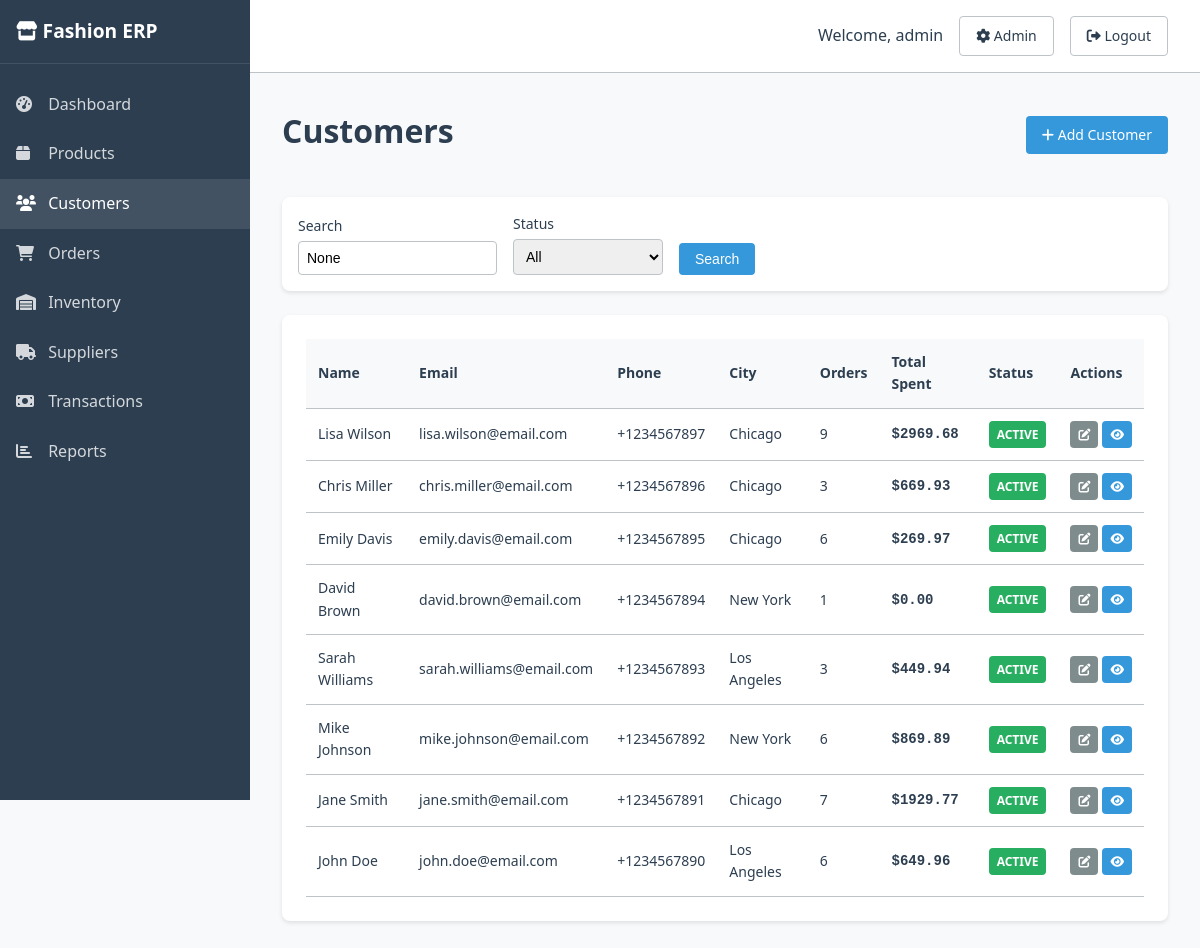
The page /customers/ (signed in) on the database its author committed.
### erp/models.py (models this page shows, shortened)
class Customer(models.Model):
    GENDER_CHOICES = [
        ('M', 'Male'),
        ('F', 'Female'),
        ('O', 'Other'),
    ]
    first_name = models.CharField(max_length=50)
    last_name = models.CharField(max_length=50)
    email = models.EmailField(unique=True)
    phone = models.CharField(max_length=20)
    gender = models.CharField(max_length=1, choices=GENDER_CHOICES, blank=True)
    date_of_birth = models.DateField(blank=True, null=True)
    address = models.TextField()
    city = models.CharField(max_length=100)
    postal_code = models.CharField(max_length=20)
    is_active = models.BooleanField(default=True)
    created_at = models.DateTimeField(auto_now_add=True)
    updated_at = models.DateTimeField(auto_now=True)
    class Meta:
        ordering = ['-created_at']
    @property
    def full_name(self):
        return f"{self.first_name} {self.last_name}"

### erp/views.py (the view, shortened to what this page needs)
# urls.py: path('customers/', views.customers, name='customers'),
@login_required
def customers(request):
    customers = Customer.objects.annotate(
        order_count=Count('orders'),
        total_spent=Sum(
            Case(
                When(orders__status='completed', then='orders__total_amount'),
                default=0,
                output_field=DecimalField(max_digits=10, decimal_places=2)
            )
        )
    ).order_by('-created_at')
    search = request.GET.get('search')
    status = request.GET.get('status')
    if status == 'active':
        customers = customers.filter(is_active=True)
    elif status == 'inactive':
        customers = customers.filter(is_active=False)
    context = {
        'customers': customers,
        'search': search,
        'selected_status': status,
    }
    return render(request, 'erp/customers.html', context)

### templates/erp/customers.html (shortened to what this page needs)
{% extends 'base.html' %}
{% load humanize %}
{% block content %}
<div class="page-header">
    <h2>Customers</h2>
    <div class="page-actions">
        <a href="/admin/erp/customer/add/" class="btn btn-primary">
            <i class="fas fa-plus"></i>
            Add Customer
        </a>
    </div>
</div>
<div class="filters">
    <form method="get" class="filter-form">
        <div class="filter-group">
            <label>Search</label>
            <input type="text" name="search" value="{{ search }}" placeholder="Search customers...">
        </div>
        <div class="filter-group">
            <label>Status</label>
            <select name="status">
                <option value="">All</option>
            </select>
        </div>
        <div class="filter-group">
            <label>&nbsp;</label>
            <button type="submit" class="btn btn-primary">Search</button>
        </div>
    </form>
</div>
<div class="card">
    <div class="card-content">
        <div class="table-container">
            <table class="data-table">
                <thead>
                    <tr>
                        <th>Name</th>
                        <th>Email</th>
                        <th>Phone</th>
                        <th>City</th>
                        <th>Orders</th>
                        <th>Total Spent</th>
                        <th>Status</th>
                        <th>Actions</th>
                    </tr>
                </thead>
                <tbody>
                    {% for customer in customers %}
                    <tr>
                        <td>{{ customer.full_name }}</td>
                        <td>{{ customer.email }}</td>
                        <td>{{ customer.phone }}</td>
                        <td>{{ customer.city }}</td>
                        <td>{{ customer.order_count|default:0 }}</td>
                        <td class="amount">${{ customer.total_spent|default:0|floatformat:2 }}</td>
                        <td>
                            {% if customer.is_active %}
                                <span class="badge badge-success">Active</span>
                            {% else %}
                                <span class="badge badge-danger">Inactive</span>
                            {% endif %}
                        </td>
                        <td>
                            <div class="action-buttons">
                                <a href="/admin/erp/customer/{{ customer.id }}/change/" class="btn btn-sm btn-secondary">
                                    <i class="fas fa-edit"></i>
                                </a>
                                <a href="#" class="btn btn-sm btn-primary">
                                    <i class="fas fa-eye"></i>
                                </a>
                            </div>
                        </td>
                    </tr>
                    {% empty %}
                    <tr>
                        <td colspan="8" class="text-center">No customers found</td>
                    </tr>
                    {% endfor %}
                </tbody>
            </table>
        </div>
    </div>
</div>
{% endblock %}

### templates/base.html (shortened to what this page needs)
{% load static %}
<!DOCTYPE html>
<html lang="en">
<head>
    <link href="https://cdnjs.cloudflare.com/ajax/libs/font-awesome/6.0.0/css/all.min.css" rel="stylesheet">
    <link href="{% static 'css/style.css' %}" rel="stylesheet">
</head>
<body>
    <div class="app-container">
        <nav class="sidebar">
            <div class="sidebar-header">
                <h3><i class="fas fa-store"></i> Fashion ERP</h3>
            </div>
            <ul class="sidebar-menu">
                <li><a href="{% url 'erp:dashboard' %}" class="{% if request.resolver_match.url_name == 'dashboard' %}active{% endif %}">
                    <i class="fas fa-tachometer-alt"></i> Dashboard
                </a></li>
                <li><a href="{% url 'erp:products' %}" class="{% if request.resolver_match.url_name == 'products' %}active{% endif %}">
                    <i class="fas fa-box"></i> Products
                </a></li>
                <li><a href="{% url 'erp:customers' %}" class="{% if request.resolver_match.url_name == 'customers' %}active{% endif %}">
                    <i class="fas fa-users"></i> Customers
                </a></li>
                <li><a href="{% url 'erp:orders' %}" class="{% if request.resolver_match.url_name == 'orders' %}active{% endif %}">
                    <i class="fas fa-shopping-cart"></i> Orders
                </a></li>
                <li><a href="{% url 'erp:inventory' %}" class="{% if request.resolver_match.url_name == 'inventory' %}active{% endif %}">
                    <i class="fas fa-warehouse"></i> Inventory
                </a></li>
                <li><a href="{% url 'erp:suppliers' %}" class="{% if request.resolver_match.url_name == 'suppliers' %}active{% endif %}">
                    <i class="fas fa-truck"></i> Suppliers
                </a></li>
                <li><a href="{% url 'erp:transactions' %}" class="{% if request.resolver_match.url_name == 'transactions' %}active{% endif %}">
                    <i class="fas fa-money-bill"></i> Transactions
                </a></li>
                <li><a href="{% url 'erp:reports' %}" class="{% if request.resolver_match.url_name == 'reports' %}active{% endif %}">
                    <i class="fas fa-chart-bar"></i> Reports
                </a></li>
            </ul>
        </nav>
        <div class="main-content">
            <header class="header">
                <div class="header-right">
                    <div class="user-menu">
                        <span>Welcome, {{ user.username }}</span>
                        <a href="/admin/" class="btn btn-outline">
                            <i class="fas fa-cog"></i> Admin
                        </a>
                        <a href="/admin/logout/" class="btn btn-outline">
                            <i class="fas fa-sign-out-alt"></i> Logout
                        </a>
                    </div>
                </div>
            </header>
            <main class="content">
                {% block content %}
                {% endblock %}
            </main>
        </div>
    </div>
</body>
</html>

### static/css/style.css (style rules this page uses)
* { margin: 0; padding: 0; box-sizing: border-box; }
:root { --primary-color: #2c3e50; --secondary-color: #3498db; --success-color: #27ae60; --warning-color: #f39c12; --danger-color: #e74c3c; --dark-color: #1a252f; --light-color: #ecf0f1; --border-color: #bdc3c7; --text-color: #2c3e50; --text-muted: #7f8c8d; }
body { font-family: 'Segoe UI', Tahoma, Geneva, Verdana, sans-serif; background-color: #f8f9fa; color: var(--text-color); line-height: 1.6; }
.app-container { display: flex; min-height: 100vh; }
.sidebar { width: 250px; background-color: var(--primary-color); color: white; position: fixed; height: 100vh; overflow-y: auto; z-index: 1000; }
.sidebar-header { padding: 1rem; border-bottom: 1px solid rgba(255, 255, 255, 0.1); }
.sidebar-header h3 { font-size: 1.2rem; font-weight: 600; }
.sidebar-menu { list-style: none; padding: 1rem 0; }
.sidebar-menu li { margin: 0; }
.sidebar-menu a { display: block; padding: 0.75rem 1rem; color: rgba(255, 255, 255, 0.8); text-decoration: none; transition: all 0.3s ease; }
.sidebar-menu a:hover, .sidebar-menu a.active { background-color: rgba(255, 255, 255, 0.1); color: white; }
.sidebar-menu i { width: 20px; margin-right: 0.5rem; }
.main-content { flex: 1; margin-left: 250px; display: flex; flex-direction: column; }
.header { background-color: white; padding: 1rem 2rem; border-bottom: 1px solid var(--border-color); display: flex; justify-content: space-between; align-items: center; }
.header-right { display: flex; align-items: center; gap: 1rem; }
.user-menu { display: flex; align-items: center; gap: 1rem; }
.content { flex: 1; padding: 2rem; }
.page-header { margin-bottom: 2rem; display: flex; justify-content: space-between; align-items: center; }
.page-header h2 { font-size: 2rem; margin-bottom: 0.5rem; }
.page-actions { display: flex; gap: 0.5rem; }
.card { background-color: white; border-radius: 8px; box-shadow: 0 2px 4px rgba(0, 0, 0, 0.1); margin-bottom: 1.5rem; }
.card-content { padding: 1.5rem; }
.filters { margin-bottom: 1.5rem; }
.filter-form { display: flex; gap: 1rem; align-items: end; background-color: white; padding: 1rem; border-radius: 8px; box-shadow: 0 2px 4px rgba(0, 0, 0, 0.1); }
.filter-group { display: flex; flex-direction: column; }
.filter-group label { font-size: 0.875rem; font-weight: 500; margin-bottom: 0.25rem; color: var(--text-color); }
.filter-group input, .filter-group select { padding: 0.5rem; border: 1px solid var(--border-color); border-radius: 4px; font-size: 0.875rem; min-width: 150px; }
.table-container { overflow-x: auto; }
.data-table { width: 100%; border-collapse: collapse; font-size: 0.875rem; }
.data-table th, .data-table td { padding: 0.75rem; text-align: left; border-bottom: 1px solid var(--border-color); }
.data-table th { background-color: #f8f9fa; font-weight: 600; color: var(--text-color); }
.btn { display: inline-block; padding: 0.5rem 1rem; border: none; border-radius: 4px; text-decoration: none; font-size: 0.875rem; font-weight: 500; cursor: pointer; transition: all 0.3s ease; text-align: center; }
.btn-primary { background-color: var(--secondary-color); color: white; }
.btn-secondary { background-color: var(--text-muted); color: white; }
.btn-outline { background-color: transparent; color: var(--text-color); border: 1px solid var(--border-color); }
.btn-sm { padding: 0.25rem 0.5rem; font-size: 0.75rem; }
.action-buttons { display: flex; gap: 0.25rem; }
.badge { display: inline-block; padding: 0.25rem 0.5rem; font-size: 0.75rem; font-weight: 600; border-radius: 4px; text-transform: uppercase; }
.badge-success { background-color: var(--success-color); color: white; }
.amount { font-weight: 600; font-family: 'Courier New', monospace; }

### rows shown on the page
Customer: full_name "Lisa Wilson", email "lisa.wilson@email.com", phone "+1234567897", city "Chicago", order_count "9", total_spent "2969.68", is_active "ACTIVE"
Customer: full_name "Chris Miller", email "chris.miller@email.com", phone "+1234567896", city "Chicago", order_count "3", total_spent "669.93", is_active "ACTIVE"
Customer: full_name "Emily Davis", email "emily.davis@email.com", phone "+1234567895", city "Chicago", order_count "6", total_spent "269.97", is_active "ACTIVE"
Customer: full_name "David Brown", email "david.brown@email.com", phone "+1234567894", city "New York", order_count "1", total_spent "0.00", is_active "ACTIVE"
Customer: full_name "Sarah Williams", email "sarah.williams@email.com", phone "+1234567893", city "Los Angeles", order_count "3", total_spent "449.94", is_active "ACTIVE"
Customer: full_name "Mike Johnson", email "mike.johnson@email.com", phone "+1234567892", city "New York", order_count "6", total_spent "869.89", is_active "ACTIVE"
Customer: full_name "Jane Smith", email "jane.smith@email.com", phone "+1234567891", city "Chicago", order_count "7", total_spent "1929.77", is_active "ACTIVE"
Customer: full_name "John Doe", email "john.doe@email.com", phone "+1234567890", city "Los Angeles", order_count "6", total_spent "649.96", is_active "ACTIVE"

### other values the page prints
{{ user.username }} "admin"
